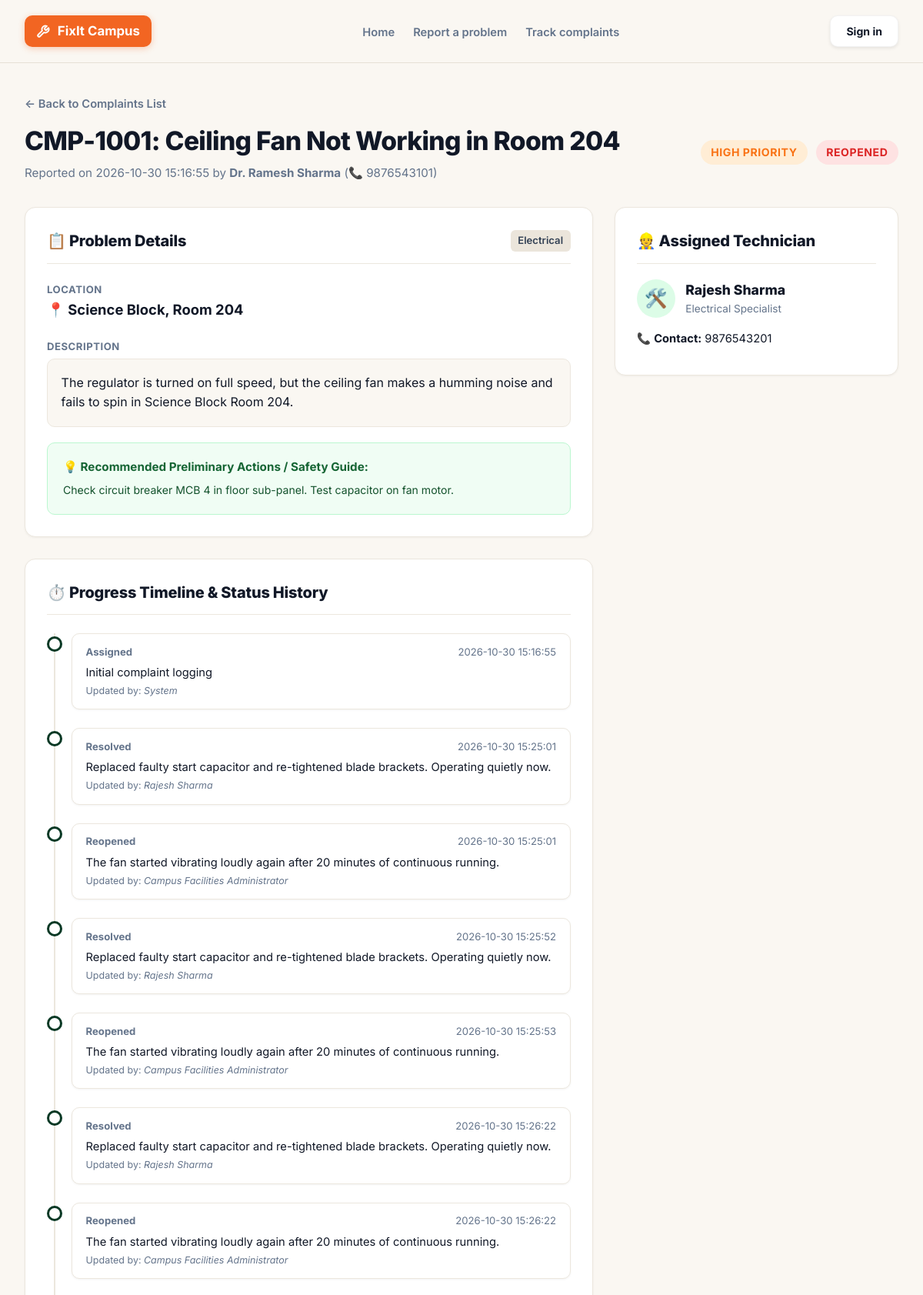
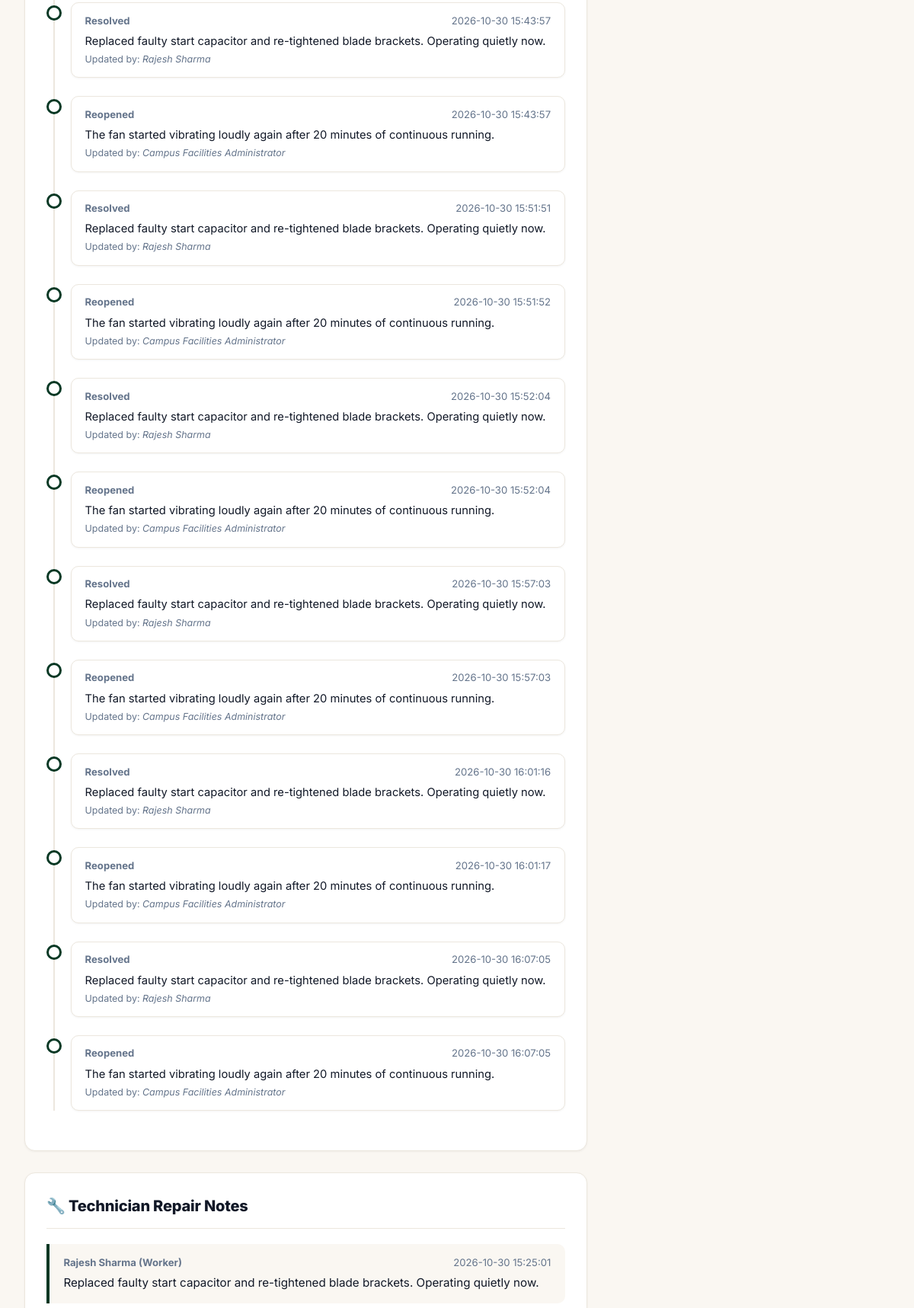
The app's page /complaint/1 (upper part) with its own data (2 pictures, top to bottom).
### tables this page shows
CREATE TABLE complaints (
        id INTEGER PRIMARY KEY AUTOINCREMENT,
        complaint_code TEXT UNIQUE NOT NULL,
        staff_id INTEGER,
        staff_name TEXT NOT NULL,
        staff_contact TEXT,
        title TEXT NOT NULL,
        description TEXT NOT NULL,
        category TEXT NOT NULL,
        location TEXT NOT NULL,
        priority TEXT NOT NULL DEFAULT 'Medium' CHECK(priority IN ('Critical', 'High', 'Medium', 'Low')),
        status TEXT NOT NULL DEFAULT 'Submitted' CHECK(status IN ('Submitted', 'Assigned', 'In Progress', 'Resolved', 'Closed', 'Reopened')),
        assigned_worker_id INTEGER,
        troubleshooting_tips TEXT,
        is_voice_submitted INTEGER DEFAULT 0,
        is_duplicate_confirmed INTEGER DEFAULT 0,
        duplicate_of_id INTEGER,
        created_at TIMESTAMP DEFAULT CURRENT_TIMESTAMP,
        updated_at TIMESTAMP DEFAULT CURRENT_TIMESTAMP,
        resolved_at TIMESTAMP,
        FOREIGN KEY(staff_id) REFERENCES users(id) ON DELETE SET NULL,
        FOREIGN KEY(assigned_worker_id) REFERENCES workers(id) ON DELETE SET NULL,
        FOREIGN KEY(duplicate_of_id) REFERENCES complaints(id) ON DELETE SET NULL
    );

CREATE TABLE status_history (
        id INTEGER PRIMARY KEY AUTOINCREMENT,
        complaint_id INTEGER NOT NULL,
        changed_by_id INTEGER,
        changed_by_name TEXT NOT NULL,
        old_status TEXT,
        new_status TEXT NOT NULL,
        remarks TEXT,
        timestamp TIMESTAMP DEFAULT CURRENT_TIMESTAMP,
        FOREIGN KEY(complaint_id) REFERENCES complaints(id) ON DELETE CASCADE,
        FOREIGN KEY(changed_by_id) REFERENCES users(id) ON DELETE SET NULL
    );

CREATE TABLE repair_notes (
        id INTEGER PRIMARY KEY AUTOINCREMENT,
        complaint_id INTEGER NOT NULL,
        author_id INTEGER,
        author_name TEXT NOT NULL,
        author_role TEXT NOT NULL,
        note TEXT NOT NULL,
        created_at TIMESTAMP DEFAULT CURRENT_TIMESTAMP,
        FOREIGN KEY(complaint_id) REFERENCES complaints(id) ON DELETE CASCADE,
        FOREIGN KEY(author_id) REFERENCES users(id) ON DELETE SET NULL
    );

CREATE TABLE workers (
        id INTEGER PRIMARY KEY AUTOINCREMENT,
        user_id INTEGER,
        name TEXT NOT NULL,
        specialization TEXT NOT NULL,
        phone TEXT NOT NULL,
        email TEXT,
        availability TEXT NOT NULL DEFAULT 'Available' CHECK(availability IN ('Available', 'Busy', 'On Leave')),
        active_count INTEGER DEFAULT 0,
        created_at TIMESTAMP DEFAULT CURRENT_TIMESTAMP,
        FOREIGN KEY(user_id) REFERENCES users(id) ON DELETE SET NULL
    );

### app.py (the view)
@app.route('/complaint/<int:complaint_id>')
def complaint_detail(complaint_id):
    conn = get_db_connection()
    cursor = conn.cursor()
    cursor.execute("""
        SELECT c.*, w.name as worker_name, w.phone as worker_phone, w.specialization as worker_spec
        FROM complaints c
        LEFT JOIN workers w ON c.assigned_worker_id = w.id
        WHERE c.id = ?
    """, (complaint_id,))
    complaint = cursor.fetchone()
    if not complaint:
        conn.close()
        flash("Complaint not found.", "warning")
        return redirect(url_for('track'))
    cursor.execute("""
        SELECT * FROM status_history
        WHERE complaint_id = ?
        ORDER BY timestamp ASC
    """, (complaint_id,))
    history = cursor.fetchall()
    cursor.execute("""
        SELECT * FROM repair_notes
        WHERE complaint_id = ?
        ORDER BY created_at ASC
    """, (complaint_id,))
    notes = cursor.fetchall()
    cursor.execute("SELECT * FROM workers ORDER BY specialization, name")
    all_workers = cursor.fetchall()
    conn.close()
    return render_template(
        'complaint_detail.html',
        complaint=complaint,
        history=history,
        notes=notes,
        all_workers=all_workers
    )

### app.py (called while the page is built, shortened)
@app.context_processor
def inject_global_data():
    notifications = []
    unread_count = 0
    return {
        'current_user': {
            'id': session.get('user_id'),
            'username': session.get('username'),
            'full_name': session.get('full_name'),
            'role': session.get('role'),
            'worker_id': session.get('worker_id')
        },
        'categories': ai_engine.CATEGORIES,
        'notifications': notifications,
        'unread_count': unread_count,
        'now_year': datetime.now().year
    }

### database.py (called while the page is built)
def get_db_connection():
    conn = sqlite3.connect(DB_PATH)
    conn.row_factory = sqlite3.Row
    conn.execute("PRAGMA foreign_keys = ON")
    return conn

### templates/complaint_detail.html (shortened to what this page needs)
{% extends "base.html" %}
{% block content %}
<div class="main-wrapper">
  <div style="margin-bottom: 2rem;">
    <a href="{{ url_for('track') }}" style="font-size: 0.92rem; color: var(--text-muted); font-weight: 600; text-decoration: none;">&larr; Back to Complaints List</a>
    <div style="display: flex; justify-content: space-between; align-items: center; flex-wrap: wrap; gap: 1rem; margin-top: 0.75rem;">
      <div>
        <div style="display: flex; align-items: center; gap: 0.75rem;">
          <h1 style="font-size: 2.1rem; font-weight: 800; color: var(--text-dark); letter-spacing: -0.02em;">
            {{ complaint.complaint_code }}: {{ complaint.title }}
          </h1>
        </div>
        <p style="color: var(--text-muted); font-size: 0.95rem; margin-top: 0.35rem;">
          Reported on {{ complaint.created_at }} by <strong>{{ complaint.staff_name }}</strong>
          {% if complaint.staff_contact %}(📞 {{ complaint.staff_contact }}){% endif %}
        </p>
      </div>
      <div style="display: flex; gap: 0.65rem; align-items: center;">
        <span class="badge badge-prio-{{ complaint.priority.lower() }}" style="font-size: 0.88rem; padding: 0.35rem 0.85rem;">
          {{ complaint.priority }} Priority
        </span>
        <span class="badge badge-{{ complaint.status.lower().replace(' ', '-') }}" style="font-size: 0.88rem; padding: 0.35rem 0.85rem;">
          {{ complaint.status }}
        </span>
      </div>
    </div>
  </div>
  <div style="display: grid; grid-template-columns: 2fr 1fr; gap: 1.75rem; align-items: flex-start;">
    <div>
      <div class="card">
        <div class="card-header">
          <h3 class="card-title">📋 Problem Details</h3>
          <span class="category-tag">{{ complaint.category }}</span>
        </div>
        <div style="margin-bottom: 1.25rem;">
          <strong style="color: var(--text-muted); font-size: 0.82rem; text-transform: uppercase; letter-spacing: 0.04em;">Location</strong>
          <div style="font-size: 1.15rem; font-weight: 700; color: var(--text-dark); margin-top: 0.15rem;">
            📍 {{ complaint.location }}
          </div>
        </div>
        <div style="margin-bottom: 1.25rem;">
          <strong style="color: var(--text-muted); font-size: 0.82rem; text-transform: uppercase; letter-spacing: 0.04em;">Description</strong>
          <p style="margin-top: 0.35rem; font-size: 1rem; line-height: 1.6; background: #faf7f2; padding: 1.1rem; border-radius: var(--radius-md); border: 1px solid var(--border-subtle); color: var(--text-dark);">
            {{ complaint.description }}
          </p>
        </div>
        {% if complaint.troubleshooting_tips %}
          <div style="background-color: #f0fdf4; border: 1px solid #bbf7d0; border-radius: var(--radius-md); padding: 1.25rem; margin-top: 1.25rem;">
            <h4 style="color: #166534; font-size: 0.95rem; font-weight: 700; margin-bottom: 0.5rem;">
              💡 Recommended Preliminary Actions / Safety Guide:
            </h4>
            <pre style="font-family: inherit; font-size: 0.88rem; white-space: pre-wrap; color: #14532d;">{{ complaint.troubleshooting_tips }}</pre>
          </div>
        {% endif %}
      </div>
      <div class="card">
        <div class="card-header">
          <h3 class="card-title">⏱️ Progress Timeline & Status History</h3>
        </div>
        <div class="timeline">
          {% if history %}
            {% for h in history %}
              <div class="timeline-item">
                <div class="timeline-dot"></div>
                <div class="timeline-content">
                  <div class="timeline-header">
                    <strong>{{ h.new_status }}</strong>
                    <span>{{ h.timestamp }}</span>
                  </div>
                  <div style="font-size: 0.92rem; color: var(--text-dark);">
                    {{ h.remarks or 'Status updated' }}
                  </div>
                  <div style="font-size: 0.78rem; color: var(--text-muted); margin-top: 0.25rem;">
                    Updated by: <em>{{ h.changed_by_name }}</em>
                  </div>
                </div>
              </div>
            {% endfor %}
          {% else %}
            <p style="color: var(--text-muted); font-size: 0.9rem;">No status history recorded yet.</p>
          {% endif %}
        </div>
      </div>
      <div class="card">
        <div class="card-header">
          <h3 class="card-title">🔧 Technician Repair Notes</h3>
        </div>
        {% if notes %}
          <div style="display: flex; flex-direction: column; gap: 0.85rem;">
            {% for n in notes %}
              <div style="background-color: #faf7f2; border-left: 4px solid var(--bg-dark-green); padding: 0.95rem 1.15rem; border-radius: 0 var(--radius-md) var(--radius-md) 0;">
                <div style="display: flex; justify-content: space-between; font-size: 0.82rem; color: var(--text-muted); margin-bottom: 0.35rem;">
                  <strong>{{ n.author_name }} ({{ n.author_role.capitalize() }})</strong>
                  <span>{{ n.created_at }}</span>
                </div>
                <p style="font-size: 0.95rem; color: var(--text-dark); margin: 0;">{{ n.note }}</p>
              </div>
            {% endfor %}
          </div>
        {% else %}
          <p style="color: var(--text-muted); font-size: 0.9rem; font-style: italic;">
            No technician repair notes added yet.
          </p>
        {% endif %}
      </div>
    </div>
    <div>
      <div class="card">
        <div class="card-header">
          <h3 class="card-title">👷 Assigned Technician</h3>
        </div>
        {% if complaint.worker_name %}
          <div style="display: flex; align-items: center; gap: 0.85rem; margin-bottom: 1rem;">
            <div style="width: 50px; height: 50px; border-radius: 50%; background: #dcfce7; color: #166534; display: flex; align-items: center; justify-content: center; font-size: 1.5rem;">
              🛠️
            </div>
            <div>
              <div style="font-weight: 800; font-size: 1.1rem; color: var(--text-dark);">{{ complaint.worker_name }}</div>
              <div style="font-size: 0.85rem; color: var(--text-muted);">{{ complaint.worker_spec }} Specialist</div>
            </div>
          </div>
          <div style="font-size: 0.92rem; color: var(--text-dark); margin-bottom: 0.5rem;">
            📞 <strong>Contact:</strong> {{ complaint.worker_phone or 'N/A' }}
          </div>
        {% else %}
          <div style="background-color: #fee2e2; border: 1px solid #fecaca; padding: 0.95rem; border-radius: var(--radius-md); color: #991b1b; font-size: 0.88rem; margin-bottom: 0.75rem;">
            ⚠️ <strong>Unassigned:</strong> Waiting for technician matching or administrator allocation.
          </div>
        {% endif %}
      </div>
    </div>
  </div>
</div>
{% endblock %}

### static/css/style.css (style rules this page uses)
:root { --bg-dark-green: #073824; --bg-dark-green-deep: #052a1b; --bg-grid-line: rgba(255, 255, 255, 0.07); --brand-orange: #f26522; --brand-orange-hover: #d95314; --brand-orange-light: #fff3ec; --bg-cream: #faf7f2; --bg-cream-card: #f5f1ea; --card-white: #ffffff; --text-dark: #111827; --text-muted: #64748b; --text-light: #f1f5f9; --text-cream: #e6dfd5; --border-light: #e6e0d6; --border-subtle: #ece7de; --prio-critical: #ef4444; --prio-high: #f97316; --prio-medium: #3b82f6; --prio-low: #10b981; --status-submitted: #8b5cf6; --status-assigned: #0284c7; --status-inprogress: #d97706; --status-resolved: #16a34a; --status-closed: #475569; --status-reopened: #dc2626; --radius-sm: 6px; --radius-md: 10px; --radius-lg: 14px; --radius-xl: 18px; --radius-full: 9999px; --shadow-sm: 0 1px 3px rgba(0, 0, 0, 0.05); --shadow-md: 0 4px 12px rgba(0, 0, 0, 0.06); --shadow-lg: 0 12px 28px rgba(0, 0, 0, 0.09); }
* { box-sizing: border-box; margin: 0; padding: 0; }
body { font-family: 'Inter', 'Plus Jakarta Sans', -apple-system, BlinkMacSystemFont, "Segoe UI", Roboto, sans-serif; background-color: var(--bg-cream); color: var(--text-dark); line-height: 1.5; min-height: 100vh; display: flex; flex-direction: column; -webkit-font-smoothing: antialiased; }
.main-wrapper { max-width: 1280px; width: 100%; margin: 0 auto; padding: 2.5rem 2rem; flex: 1; }
.card { background-color: var(--card-white); border-radius: var(--radius-lg); border: 1px solid var(--border-subtle); box-shadow: var(--shadow-sm); padding: 1.75rem; margin-bottom: 1.75rem; }
.card-header { display: flex; align-items: center; justify-content: space-between; margin-bottom: 1.25rem; padding-bottom: 0.85rem; border-bottom: 1px solid var(--border-subtle); }
.card-title { font-size: 1.25rem; font-weight: 800; color: var(--text-dark); letter-spacing: -0.01em; }
.badge { display: inline-flex; align-items: center; gap: 0.3rem; padding: 0.28rem 0.7rem; font-size: 0.78rem; font-weight: 700; border-radius: var(--radius-full); text-transform: uppercase; letter-spacing: 0.04em; }
.badge-reopened { background: #fee2e2; color: var(--status-reopened); }
.badge-prio-high { background: #ffedd5; color: var(--prio-high); }
.category-tag { background-color: #ebe5db; color: #334155; padding: 0.25rem 0.6rem; border-radius: var(--radius-sm); font-size: 0.82rem; font-weight: 600; }
.timeline { position: relative; padding-left: 2rem; margin: 1.5rem 0; }
.timeline::before { content: ''; position: absolute; left: 9px; top: 0; bottom: 0; width: 2px; background-color: var(--border-subtle); }
.timeline-item { position: relative; margin-bottom: 1.5rem; }
.timeline-dot { position: absolute; left: -2rem; top: 4px; width: 20px; height: 20px; border-radius: 50%; background-color: white; border: 3px solid var(--bg-dark-green); }
.timeline-content { background: white; border: 1px solid var(--border-subtle); border-radius: var(--radius-md); padding: 0.85rem 1.1rem; box-shadow: var(--shadow-sm); }
.timeline-header { display: flex; justify-content: space-between; font-size: 0.82rem; color: var(--text-muted); margin-bottom: 0.35rem; }

### records on screen
complaints: complaint_code "CMP-1001", title "Ceiling Fan Not Working in Room 204", created_at "2026-10-30 15:16:55", staff_name "Dr. Ramesh Sharma", staff_contact "9876543101", priority "HIGH", status "REOPENED", category "Electrical", location "Science Block, Room 204", description "The regulator is turned on full speed, but the ceiling fan makes a humming noise and fails to spin in Science Block Room 204.", troubleshooting_tips "Check circuit breaker MCB 4 in floor sub-panel. Test capacitor on fan motor."
status_history: new_status "Assigned", timestamp "2026-10-30 15:16:55", remarks "Initial complaint logging", changed_by_name "System"
status_history: new_status "Resolved", timestamp "2026-10-30 15:25:01", remarks "Replaced faulty start capacitor and re-tightened blade brackets. Operating quietly now.", changed_by_name "Rajesh Sharma"
status_history: new_status "Reopened", timestamp "2026-10-30 15:25:01", remarks "The fan started vibrating loudly again after 20 minutes of continuous running.", changed_by_name "Campus Facilities Administrator"
status_history: new_status "Resolved", timestamp "2026-10-30 15:25:52", remarks "Replaced faulty start capacitor and re-tightened blade brackets. Operating quietly now.", changed_by_name "Rajesh Sharma"
status_history: new_status "Reopened", timestamp "2026-10-30 15:25:53", remarks "The fan started vibrating loudly again after 20 minutes of continuous running.", changed_by_name "Campus Facilities Administrator"
status_history: new_status "Resolved", timestamp "2026-10-30 15:26:22", remarks "Replaced faulty start capacitor and re-tightened blade brackets. Operating quietly now.", changed_by_name "Rajesh Sharma"
status_history: new_status "Reopened", timestamp "2026-10-30 15:26:22", remarks "The fan started vibrating loudly again after 20 minutes of continuous running.", changed_by_name "Campus Facilities Administrator"
status_history: new_status "Resolved", timestamp "2026-10-30 15:43:57", remarks "Replaced faulty start capacitor and re-tightened blade brackets. Operating quietly now.", changed_by_name "Rajesh Sharma"
status_history: new_status "Reopened", timestamp "2026-10-30 15:43:57", remarks "The fan started vibrating loudly again after 20 minutes of continuous running.", changed_by_name "Campus Facilities Administrator"
status_history: new_status "Resolved", timestamp "2026-10-30 15:51:51", remarks "Replaced faulty start capacitor and re-tightened blade brackets. Operating quietly now.", changed_by_name "Rajesh Sharma"
status_history: new_status "Reopened", timestamp "2026-10-30 15:51:52", remarks "The fan started vibrating loudly again after 20 minutes of continuous running.", changed_by_name "Campus Facilities Administrator"
status_history: new_status "Resolved", timestamp "2026-10-30 15:52:04", remarks "Replaced faulty start capacitor and re-tightened blade brackets. Operating quietly now.", changed_by_name "Rajesh Sharma"
status_history: new_status "Reopened", timestamp "2026-10-30 15:52:04", remarks "The fan started vibrating loudly again after 20 minutes of continuous running.", changed_by_name "Campus Facilities Administrator"
status_history: new_status "Resolved", timestamp "2026-10-30 15:57:03", remarks "Replaced faulty start capacitor and re-tightened blade brackets. Operating quietly now.", changed_by_name "Rajesh Sharma"
status_history: new_status "Reopened", timestamp "2026-10-30 15:57:03", remarks "The fan started vibrating loudly again after 20 minutes of continuous running.", changed_by_name "Campus Facilities Administrator"
status_history: new_status "Resolved", timestamp "2026-10-30 16:01:16", remarks "Replaced faulty start capacitor and re-tightened blade brackets. Operating quietly now.", changed_by_name "Rajesh Sharma"
status_history: new_status "Reopened", timestamp "2026-10-30 16:01:17", remarks "The fan started vibrating loudly again after 20 minutes of continuous running.", changed_by_name "Campus Facilities Administrator"
status_history: new_status "Resolved", timestamp "2026-10-30 16:07:05", remarks "Replaced faulty start capacitor and re-tightened blade brackets. Operating quietly now.", changed_by_name "Rajesh Sharma"
status_history: new_status "Reopened", timestamp "2026-10-30 16:07:05", remarks "The fan started vibrating loudly again after 20 minutes of continuous running.", changed_by_name "Campus Facilities Administrator"
repair_notes: author_name "Rajesh Sharma", author_role "Worker", created_at "2026-10-30 15:25:01", note "Replaced faulty start capacitor and re-tightened blade brackets. Operating quietly now."
workers: worker_name "Rajesh Sharma", worker_spec "Electrical", phone "9876543201"
